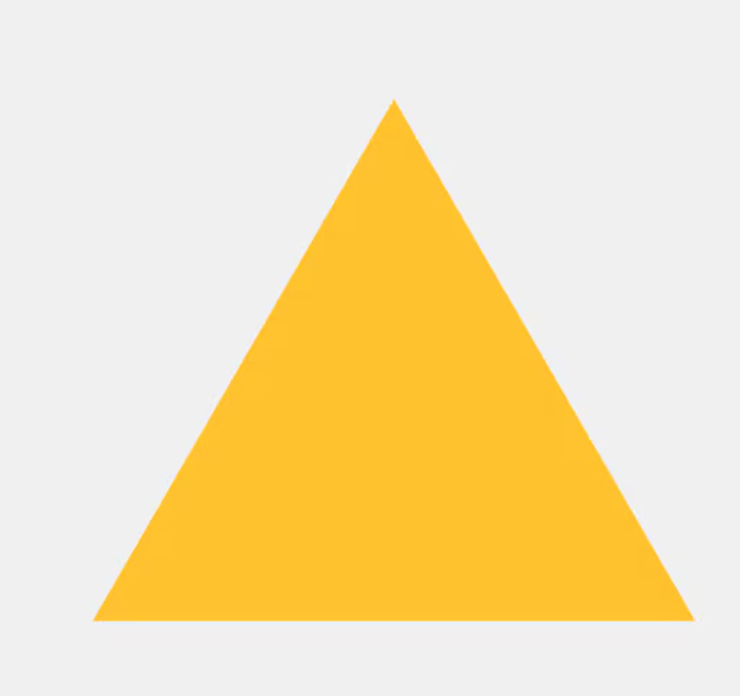
#> input picture learnings/libraries learning/OpenCV/contours and shape detection/shape.png, 740 x 696 px, found by its file name
$ python contour_basics.py
#> lines starting #> are read from the running program, lines starting #| are printed output that depends on the picture; after the words box and inside, x2 and y2 are one past the last pixel; in counts of white or black regions, pixels touching at a corner belong together
import cv2

img=cv2.imread(r"C:\skills\python\learnings\libraries learning\OpenCV\contours and shape detection\shape.png")
#> img is the input picture: shape (696, 740, 3); mean B, G, R 180.9, 225.9, 244.4
gray =cv2.cvtColor(img,cv2.COLOR_BGR2GRAY)
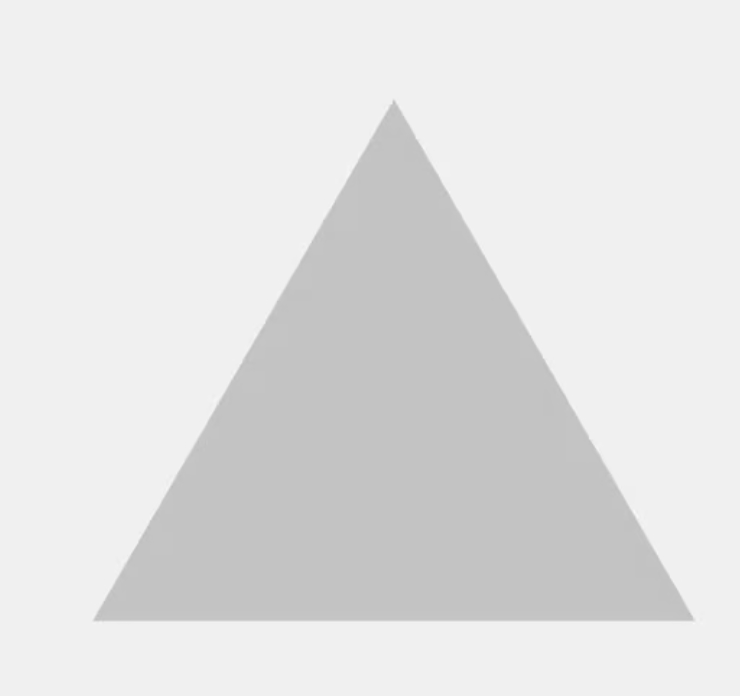
#> gray: shape (696, 740); min 188, max 249, mean 226.3

_ , thresh = cv2.threshold(gray,200,255,cv2.THRESH_BINARY)
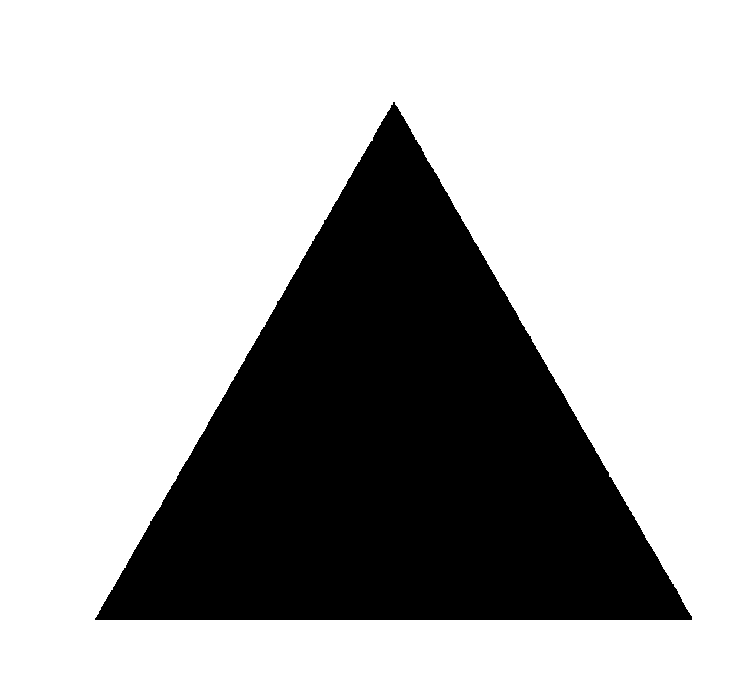
#> thresh: shape (696, 740); 69.9% white; 1 black region

# find contours
contours, heirarchy=cv2.findContours(thresh,cv2.RETR_TREE,cv2.CHAIN_APPROX_SIMPLE)
#> contours = 2 contours; box (x1, y1, x2, y2) and area: (0, 0, 740, 696) 513605, (94, 101, 693, 621) 156106

# to show all the edges detected by contours
cv2.drawContours(img,contours,-1,(0,255,0),3)
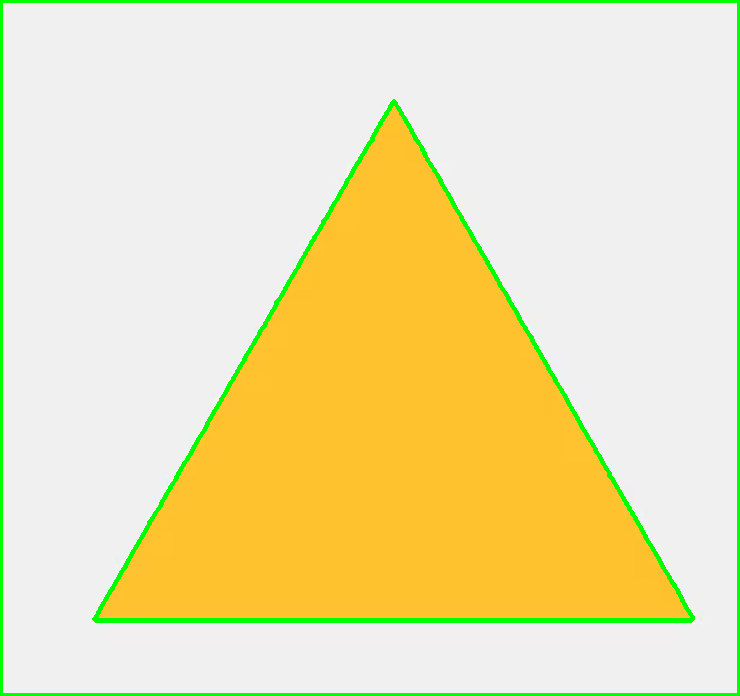
#> img: shape (696, 740, 3); 3.26% of pixels changed, all inside (x1, y1, x2, y2) = (0, 0, 740, 696)

cv2.imshow("Contours",img)
cv2.waitKey(0)
cv2.destroyAllWindows()

$ run again, with learnings/libraries learning/OpenCV/contours and shape detection/circle.png copied over learnings/libraries learning/OpenCV/contours and shape detection/shape.png
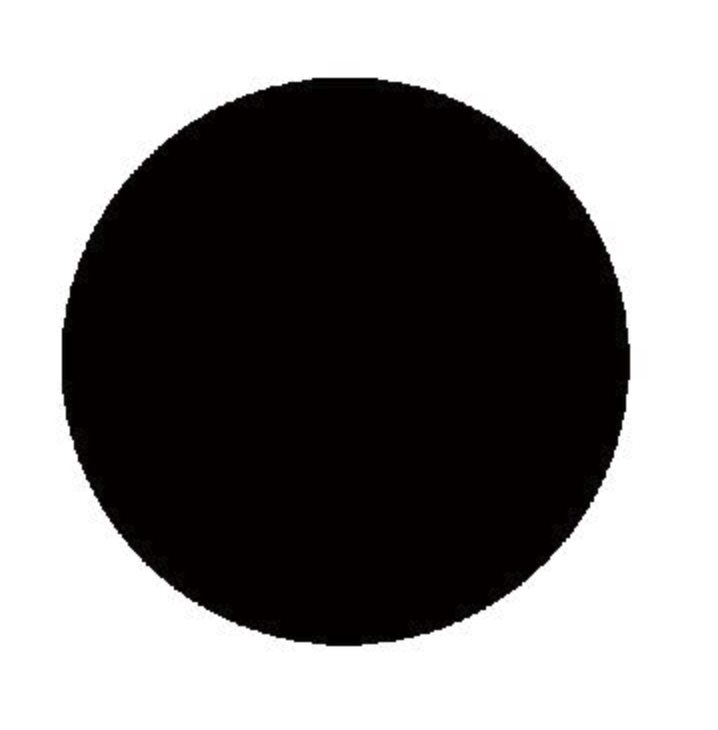
#> input picture learnings/libraries learning/OpenCV/contours and shape detection/circle.png, 718 x 730 px, found by its file name
#> img is the input picture: shape (730, 718, 3); mean B, G, R 131.8, 131.7, 134.1
#> `_ , thresh = cv2.threshold(gray,200,255,cv2.THRESH_BINARY)`:
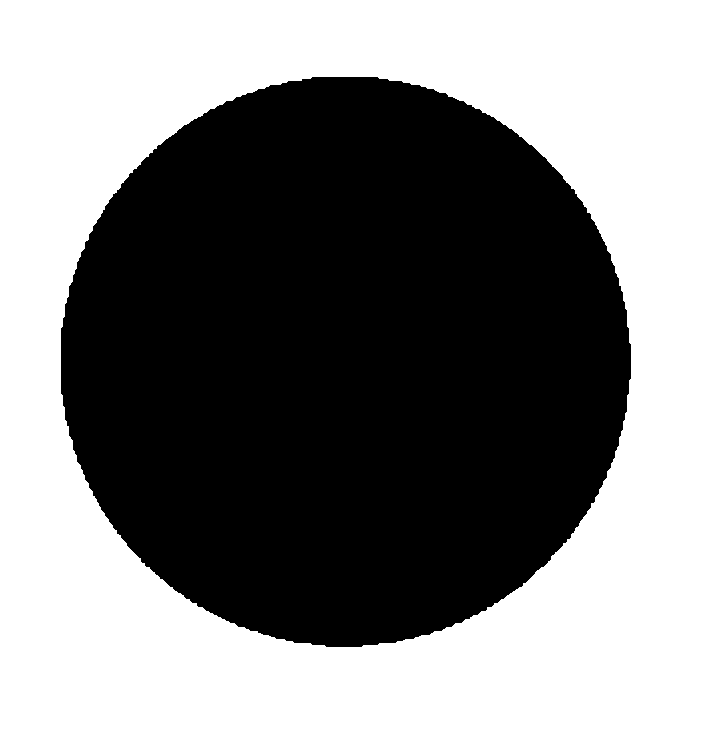
#> thresh: shape (730, 718); 51.3% white; 1 black region
#> contours = 2 contours; box (x1, y1, x2, y2) and area: (0, 0, 718, 730) 522693, (60, 76, 632, 648) 256048
#> `cv2.drawContours(img,contours,-1,(0,255,0),3)`:
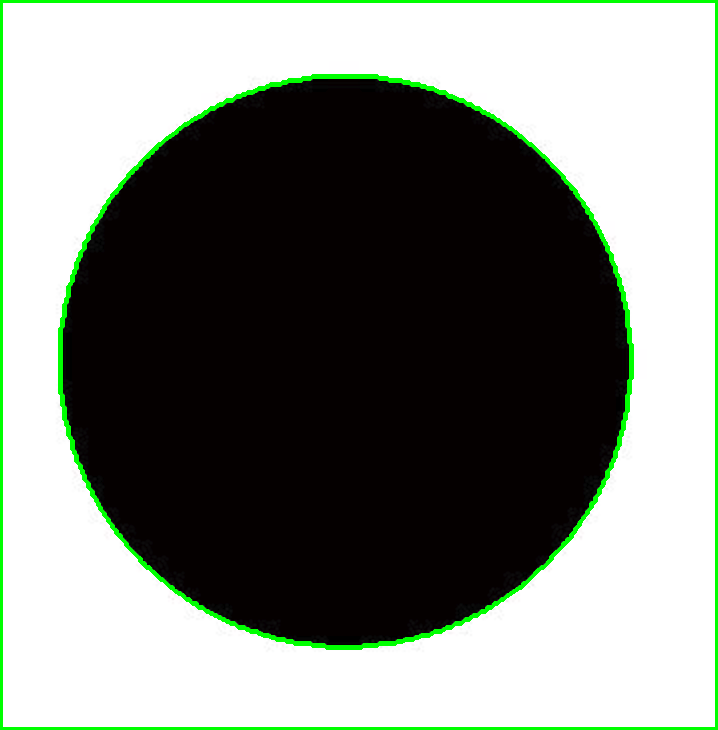
#> img: shape (730, 718, 3); 3.24% of pixels changed, all inside (x1, y1, x2, y2) = (0, 0, 718, 730)
